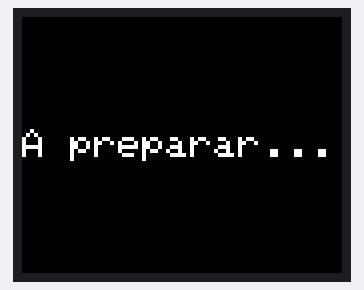
This sketch was run on a simulated Arduino Mega 2560, built with avr-gcc and run on an emulated ATmega2560. Shown: 160×128 colour display. What the sketch prints to the serial monitor is not drawn.

Above: at 0.2 s.

The sketch:

testeTFT.ino
```cpp
#include <Adafruit_GFX.h>
#include <Adafruit_ST7735.h>

// Pin configuration for TFT display
#define TFT_CS    5    // Chip select line for TFT display
#define TFT_DC    4    // Data/Command line for TFT display
#define TFT_RST   16   // Reset line for TFT display (can be any GPIO pin)
#define TFT_MOSI  23   // SPI MOSI line
#define TFT_SCLK  18   // SPI Clock line

// Create an instance of the TFT display
Adafruit_ST7735 tft = Adafruit_ST7735(TFT_CS, TFT_DC, TFT_RST);

void setup() {
  Serial.begin(115200);
  Serial.println("Initializing TFT display...");

  // Initialize TFT display
  tft.initR(INITR_BLACKTAB);
  tft.setRotation(1);  // You may need to adjust the rotation based on your specific display

  // Set the background color to black
  tft.fillScreen(ST7735_BLACK);

  // Centralizar o texto "A preparar"
  int textWidth = tft.width() / 2 - (16 * 5);  // Metade da largura do display menos metade do comprimento do texto
  int textHeight = tft.height() / 2 - 8;      // Metade da altura do display menos metade da altura do texto
  int textSize = 2;                           // Tamanho do texto

  tft.setCursor(textWidth, textHeight); // Definir a posição do cursor centralizada
  tft.setTextSize(textSize);             // Definir o tamanho do texto
  tft.setTextColor(ST7735_WHITE);        // Definir a cor do texto (branco)
  tft.print("A preparar...");

  Serial.println("TFT display initialized successfully!");

  // Your setup code goes here
}

void loop() {
  // Your main loop code goes here
}
```
